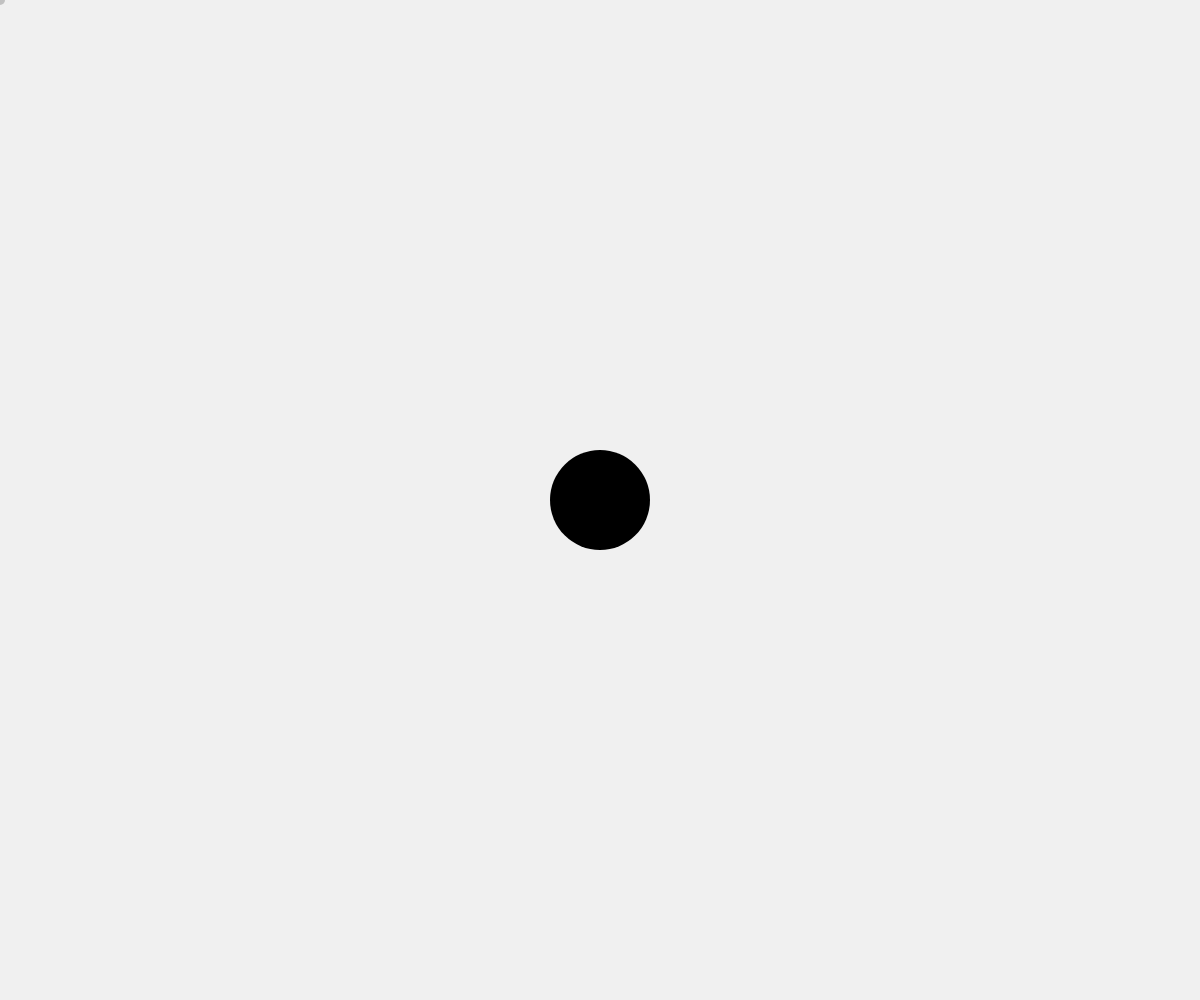
Frame 1 (no input)
Frame 60 (no input): identical to frame 1, image omitted
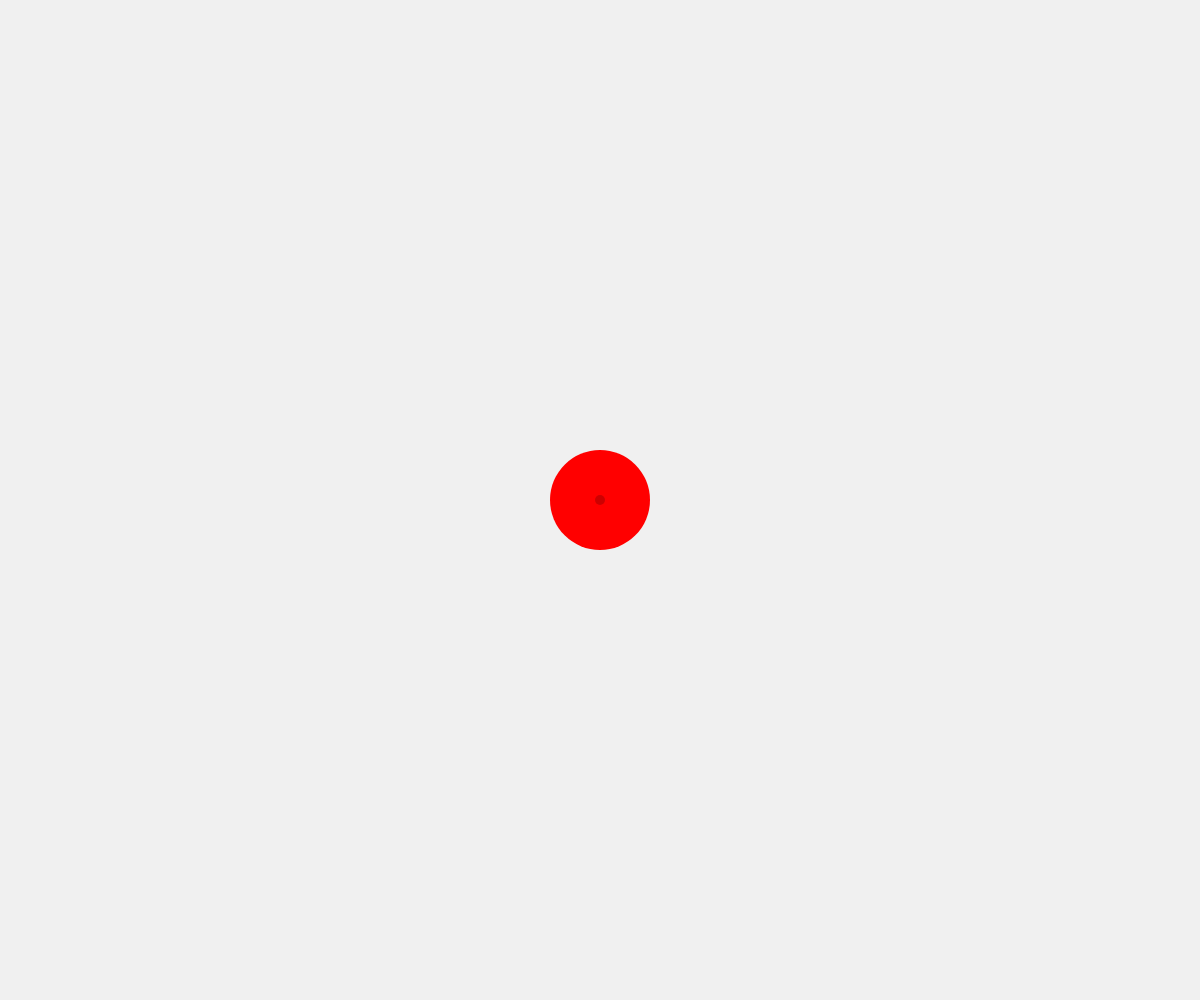
Frame 120 (the mouse pressed at the canvas centre since frame 60)

The p5.js sketch that drew these frames (run headless with seeded random() and noise() and a simulated clock; from frame 60 on, the mouse is pressed at the canvas centre):

// p5.js sketch
// ── sketch.js
// 点と円の衝突判定
// reference: http://jeffreythompson.org/collision-detection/point-circle.php

// 点と円の衝突判定はピタゴラスの定理を使う
// ピタゴラスの定理はa*a + b*b = c*c
// よって、長辺cはc = sqrt((a*a) + (b*b))で求められる（sqrtは平方根）
// この長辺の距離が点と円の中心との距離になる

// 辺Aと辺Bの長さは2点間の距離の差で求められる
// 辺A = x - x2;
// 辺B = y - y2;

// 長辺は下記の式で求められる
// 長辺 = sqrt(辺Aの二乗 + 辺Bの二乗)

// もし、長辺の距離が円の半径よりも短い場合、衝突したという事になる

let ellipseSize = 100;
let pointSize = 10;
let targetColor;
let bgColor = 240;

const pointCircleIsCollision = (x, y, x2, y2, targetSize) => {
	let distX = x - x2;
	let distY = y - y2;
	let dist = sqrt(pow(distX, 2) + pow(distY, 2));
	let targetRadius = targetSize / 2;
	if (dist <= targetRadius) {
		return true;
	}
	return false;
}

function setup() {
	createCanvas(windowWidth, windowHeight);
	noStroke();
}

function draw() {
	let mouse = createVector(mouseX, mouseY);
	let target = createVector(width / 2, height / 2);

	let detect = pointCircleIsCollision(mouse.x, mouse.y, int(target.x), int(target.y), ellipseSize);

	if (detect) {
		targetColor = color(255, 0, 0);
	} else {
		targetColor = 0;
	}

	background(bgColor);
	fill(targetColor);
	ellipse(target.x, target.y, ellipseSize);
	fill(0, 50);
	ellipse(mouse.x, mouse.y, pointSize);
}
